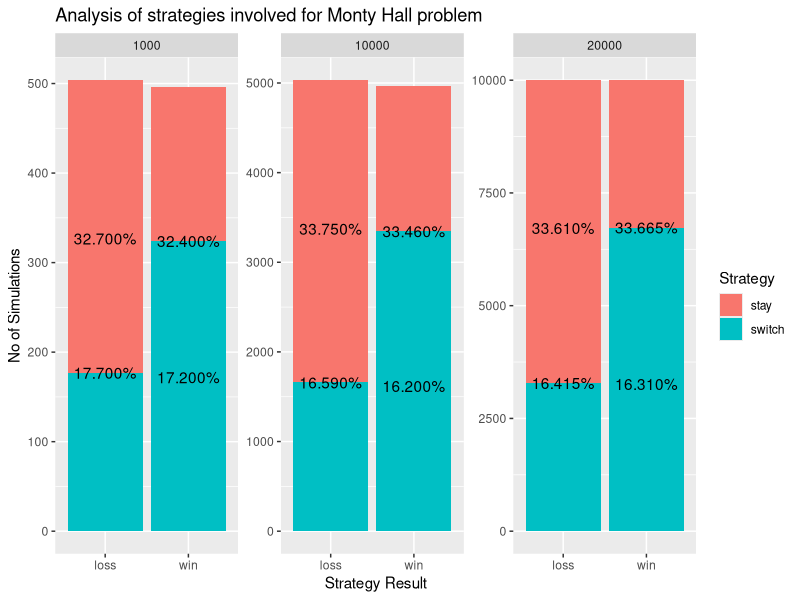
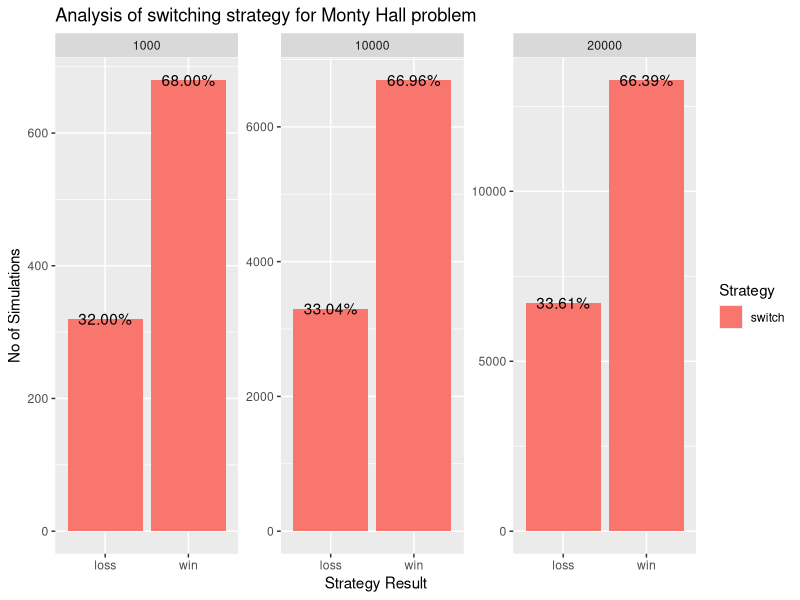
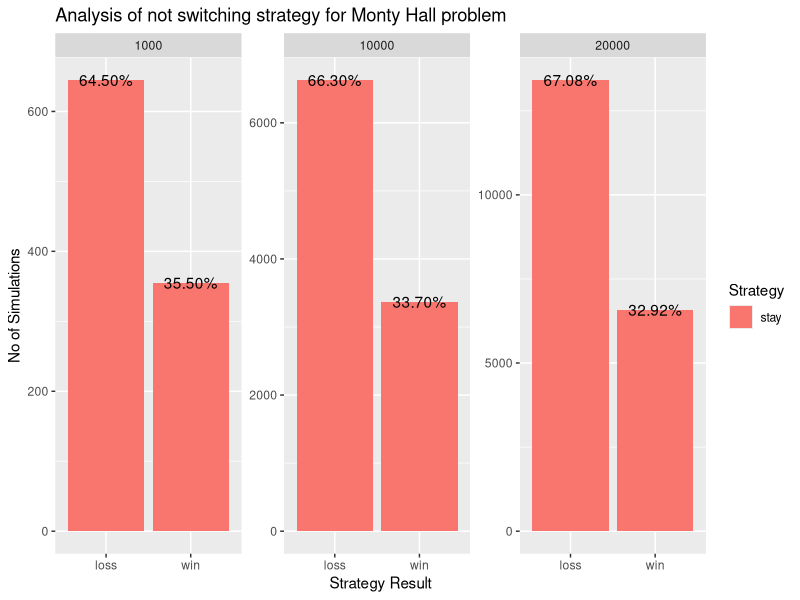

R code for these plots, in order:
## ---- chunk 1
knitr::opts_chunk$set(echo = TRUE)
## ---- chunk 2
rm(list=ls())
require (plyr)
require(ggplot2)
require(scales)
## ---- chunk 3
MontyHall.Problem.Simulation <- function (noofgates, r, strategy)
{
  dfmontymatrix <- data.frame(matrix(0 ,ncol = 6, nrow = r))
  cnames <- c("Gatechosen", "PrizeGate","MontySelection","Strategy", "Result", "Noofsimulations")
  colnames(dfmontymatrix) <- cnames
  #noofgates <- 1:3

  dfmontymatrix[, "Noofsimulations"] <- r  # No of simulations.
  for (ri in 1: r)
  {
    indexprize <- sample(noofgates, 1, replace = TRUE) 
    Gatechosen <- sample(noofgates, 1, replace = TRUE)
    
    if(indexprize != Gatechosen)
      {
      MontySelection <- noofgates[-c(indexprize, Gatechosen)]
    } else 
      { 
          MontySelection <- sample(noofgates[-c(indexprize, Gatechosen)], 1)
      } 
    
    dfmontymatrix[ri, "Gatechosen"] <- Gatechosen
    dfmontymatrix[ri, "PrizeGate"] <- indexprize
    dfmontymatrix[ri, "MontySelection"] <- MontySelection
    dfmontymatrix[ri, "Strategy"] <- sample(strategy, 1, replace = TRUE) 
   
    if (dfmontymatrix[ri,"Strategy"] == "stay")
    {
      if (dfmontymatrix[ri,"Gatechosen"] == dfmontymatrix[ri, "PrizeGate"])
      {
        dfmontymatrix[ri, "Result"] = "win"
      } 
      else 
      {
        dfmontymatrix[ri, "Result"] = "loss"
      } 
    } else
    {
      
      if (dfmontymatrix[ri,"Gatechosen"] != dfmontymatrix[ri, "PrizeGate"])
      {
        dfmontymatrix[ri, "Result"] = "win"
      } 
      else 
      {
        dfmontymatrix[ri, "Result"] = "loss"
      }   
    }
  }
  
  return (with (dfmontymatrix, table(Noofsimulations, Strategy, Result)))
  
}
## ---- chunk 4

r <- c( 1000, 10000, 20000)
noofgates <-1:3
strategy <- c("stay", "switch") 
sampledata <- lapply(r, function(r) MontyHall.Problem.Simulation(noofgates, r, strategy))
final.output <- ldply (sampledata, data.frame)
final.output$Noofsimulations <- as.integer(as.character(final.output$Noofsimulations))
final.output <- mutate(final.output, 
                       Percentage = percent(Freq/ Noofsimulations))

print (final.output)

## ---- chunk 5

ggplot(final.output, aes(Result,Freq, fill = Strategy ))+
  geom_bar( stat = "identity")+
  geom_text(aes(label = Percentage))+
  facet_wrap(~Noofsimulations, scales = "free" )+
  labs(title = "Analysis of strategies involved for Monty Hall problem ", y = "No of Simulations", x = "Strategy Result")

## ---- chunk 6

strategy <-  "switch" 

sampledata <- lapply(r, function(r) MontyHall.Problem.Simulation(noofgates, r, strategy))

final.output <- ldply (sampledata, data.frame)
final.output$Noofsimulations <- as.integer(as.character(final.output$Noofsimulations))
final.output <- mutate(final.output, 
                       Percentage = percent(Freq/ Noofsimulations))

ggplot(final.output, aes(Result,Freq, fill = Strategy ))+
  geom_bar( stat = "identity")+
  geom_text(aes(label = Percentage))+
  facet_wrap(~Noofsimulations, scales = "free" )+
  labs(title = "Analysis of switching strategy for Monty Hall problem ", y = "No of Simulations", x = "Strategy Result")

## ---- chunk 7
strategy <-  "stay" 

sampledata <- lapply(r, function(r) MontyHall.Problem.Simulation(noofgates, r, strategy))

final.output <- ldply (sampledata, data.frame)
final.output$Noofsimulations <- as.integer(as.character(final.output$Noofsimulations))
final.output <- mutate(final.output, 
                       Percentage = percent(Freq/ Noofsimulations))

ggplot(final.output, aes(Result,Freq, fill = Strategy ))+
  geom_bar( stat = "identity")+
  geom_text(aes(label = Percentage))+
  facet_wrap(~Noofsimulations, scales = "free" )+
  labs(title = "Analysis of not switching strategy for Monty Hall problem ", y = "No of Simulations", x = "Strategy Result")

